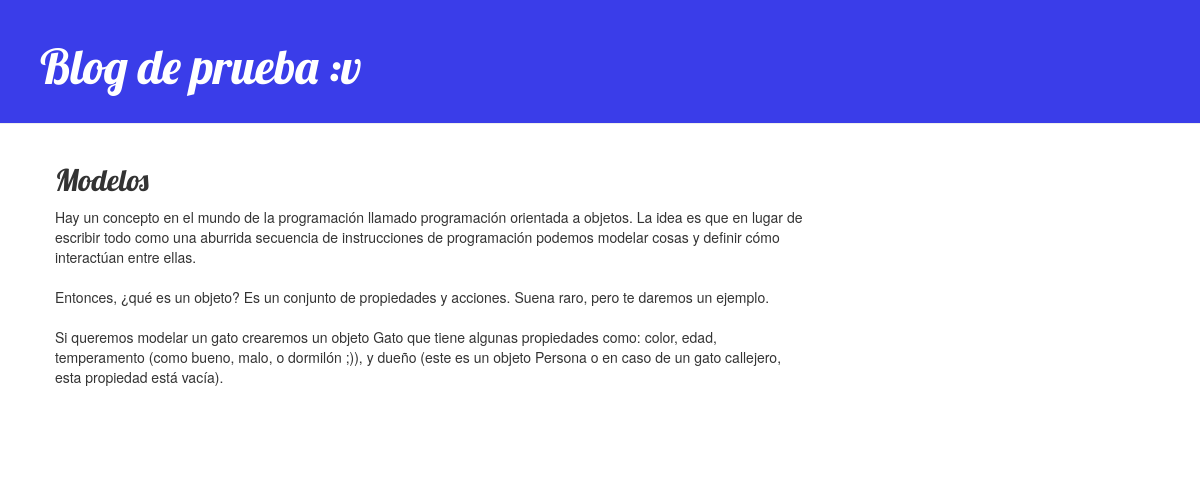
The app's page /post/2/ with its own data.
### blog/models.py (models this page shows, shortened)
class Post(models.Model):
    author = models.ForeignKey(settings.AUTH_USER_MODEL, on_delete=models.CASCADE)
    title = models.CharField(max_length=200)
    text = models.TextField()
    created_date = models.DateTimeField(
            default=timezone.now)
    published_date = models.DateTimeField(
            blank=True, null=True)

### blog/views.py (the view)
# urls.py: path('post/<int:pk>/', views.post_detail, name='post_detail'),
def  post_detail(request, pk):
    post = get_object_or_404(Post, pk=pk)
    Post.objects.get(pk=pk)
    return render(request, 'blog/post_detail.html', {'post': post})

### blog/templates/blog/post_detail.html (shortened to what this page needs)
{% extends 'blog/base.html' %}
{% block content %}
    <div class="post">
        <h2>{{ post.title }}</h2>
        <p>{{ post.text|linebreaksbr }}</p>
    </div>
{% endblock %}

### blog/static/css/blog.css (style rules this page uses)
h1, h2, h3, h4 { font-family: 'Lobster', cursive; }
.post { margin-bottom: 70px; }

### records on screen
Post: title "Modelos", text "Hay un concepto en el mundo de la programación llamado programación orientada a objetos. La idea es que en lugar de escribir todo como una aburrida secuencia de instrucciones de programación podemos modelar cosas y definir cómo interactúan entre ellas. Entonces, ¿qué es un objeto? Es un conjunto de propiedades y acciones. Suena raro, pero te daremos un ejemplo. Si queremos modelar un gato crearemos un objeto Gato que tiene algunas propiedades como: color, edad, temperamento (como bueno, malo, o dormilón ;)), y dueño (este es un objeto Persona o en caso de un gato callejero, esta propiedad está vacía)."
